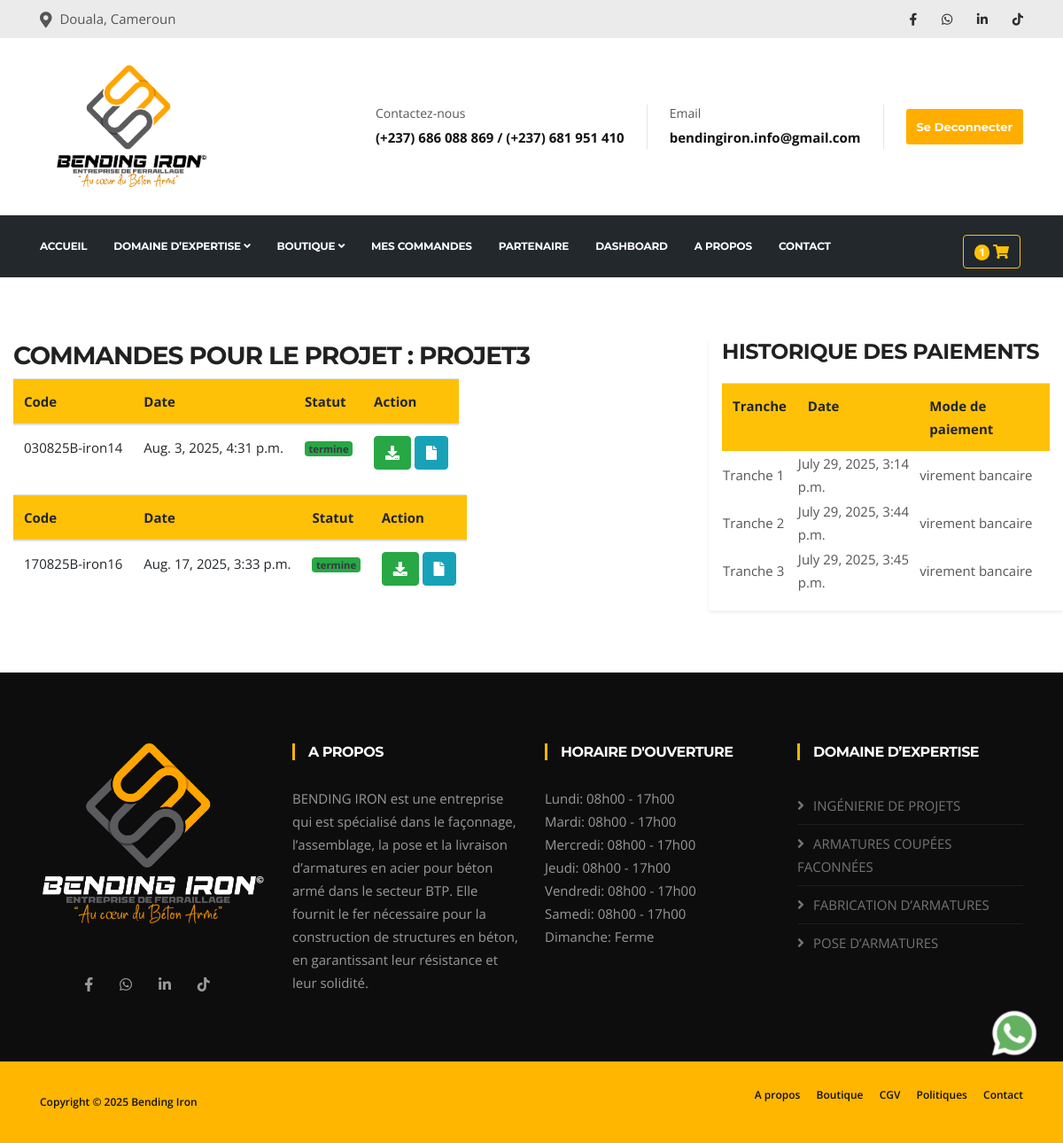
Screenshot of /partenaire/commandes/4/ (signed in) with the database file from the repository.
### partenaires/models.py (models this page shows, shortened)
class Projet(models.Model):
    partenariat=models.ForeignKey(Partenariats, on_delete=models.CASCADE)
    user = models.ForeignKey(User, on_delete=models.CASCADE)
    name=models.CharField(max_length=255, unique=True)
    statut=models.CharField(max_length=255, default='en cours')
    reduction=models.IntegerField(default=15)
    created_at= models.DateTimeField(auto_now_add=True)
    update_at= models.DateTimeField(auto_now=True)
    class Meta:
        constraints = [
            models.UniqueConstraint(fields=['name','partenariat'],name='unique_name_partenariat')
        ]
    def __str__(self):
        return self.name

class ProjetOrder(models.Model):
    projet = models.ForeignKey(Projet, on_delete=models.CASCADE)
    created_at = models.DateTimeField(auto_now_add=True)
    @property
    def get_statut_actuel(self):
        dernier_traiment = self.projet_order_name.order_by('-created_at').first()
        return dernier_traiment.statut if dernier_traiment else "Aucun traitement"

class TraimentOrder(models.Model):
    projet_order= models.ForeignKey(ProjetOrder,related_name='projet_order_name', on_delete=models.CASCADE)
    user = models.ForeignKey(User, on_delete=models.CASCADE)
    statut = models.CharField(max_length=20, choices=[
        ('en_attente', 'En attente'),
        ('en_production', 'En production'),
        ('pret_pour_livraison', 'Pret pour livraison'),
        ('termine', 'Livraison termine'),
    ], default='en_attente')
    created_at = models.DateTimeField(auto_now_add=True)  # ➕ important pour trier

class PaiementProjet(models.Model):
    TRANCHES = (
        (1, '1ère tranche'),
        (2, '2ème tranche'),
        (3, '3ème tranche'),
    )
    projet = models.ForeignKey('Projet', on_delete=models.CASCADE, related_name='paiements')
    tranche = models.PositiveSmallIntegerField(choices=TRANCHES)
    date_paiement = models.DateTimeField(default=timezone.now)
    user = models.ForeignKey(User, on_delete=models.SET_NULL, null=True, blank=True, related_name='paiements_enregistres')
    mode_paiement = models.CharField(max_length=100, blank=True, null=True)
    class Meta:
        unique_together = ('projet', 'tranche')  # On ne paie une tranche qu'une seule fois
        ordering = ['tranche']

### partenaires/views.py (the view)
# urls.py: path('commandes/<int:projet_id>/', historique_order, name='historique-order'),
@login_required
def historique_order(request, projet_id):
    projet = Projet.objects.get(pk=projet_id)
    orders = ProjetOrder.objects.filter(projet=projet).order_by('created_at')
    paiements =PaiementProjet.objects.filter(projet=projet_id).all()
    grouped_orders = defaultdict(list)
    for order in orders:
        created_minute = order.created_at.replace(second=0, microsecond=0)
        grouped_orders[created_minute].append(order)
    context = {
        'projet': projet,
        'paiements':paiements,
        'orders': orders
    }
    return render(request, 'historique.html', context)

### contact/context_processor.py (called while the page is built)
def unread_messages(request):
    pass
    unread_messages =Contact.get_unread_messages()
    return {
        'unread_messages_count': unread_messages.count(),
        'unread_messages': unread_messages,
    }

### contact/models.py (called while the page is built)
    @staticmethod
    def get_unread_messages():
        return Contact.objects.filter(is_read=False).order_by('-created_at').all()

### fer/context_processors.py (called while the page is built)
def seuil_critique_count(request):
    seuil_count = sum(1 for fer in Fer.objects.all() if fer.sueil_atteint)
    return {
        'fer_seuil_critique_count': seuil_count
    }

### fer/models.py (called while the page is built)
    @property
    def longueur_totale(self):
        total = self.mouvement_set.annotate(
            total_longueur=ExpressionWrapper(F('longueur_m') * F('quantite'), output_field=DecimalField())
        ).aggregate(longueur_totale=Sum('total_longueur'))['longueur_totale']
        return total or 0

    @property
    def sueil_atteint(self):
       if self.longueur_totale < self.longueur_critique :
           return True
       else :
           return False

### partenaires/context_proccessor.py (called while the page is built)
def order_en_attente(request):
    nb_en_attente = 0
    commandes = ProjetOrder.objects.all()
    for commande in commandes:
        dernier_traiment = TraimentOrder.objects.filter(projet_order=commande).order_by('-created_at').first()
        if dernier_traiment and dernier_traiment.statut == 'en_attente':
            nb_en_attente += 1
    return {
        'nb_order_partenaire': nb_en_attente
    }

### produits/models.py (called while the page is built)
    @property
    def prix_utile(self):
        return self.prix/12000

### usesOrders/context_proccessor.py (called while the page is built)
def panier_count(request):
    if request.user.is_authenticated:
        panier = Cart.objects.filter(user=request.user).first()
        if panier :
            items=CartItem.objects.filter(cart_id=panier.id)
            total_articles = items.count()
            if total_articles :
                total_articles = items.count()
            else :
                total_articles = 0
        else:
         total_articles = 0
    else:
        total_articles = 0  # Si l'utilisateur n'est pas connecté, il n'y a pas de panier
    return {'panier_count': total_articles,}

def commandes_en_attente(request):
    nb_en_attente = 0
    commandes = Order.objects.all()
    for commande in commandes:
        dernier_traiment = Traiment.objects.filter(order=commande).order_by('-created_at').first()
        if dernier_traiment and dernier_traiment.statut == 'en_attente':
            nb_en_attente += 1
    return {
        'nb_order': nb_en_attente
    }

### partenaires/templates/historique.html (shortened to what this page needs)
{% extends 'appf.html' %}
{% block 'content' %}
{% load static %}
{% load humanize %}
<section>
    <div class="container-fluid">
        <div class="row">
            <div class="col-md-8">
                <h2>Commandes pour le projet : {{ projet }}</h2>
                {% for order in orders%}
                <table class="table table-responsive">
                    <thead class="bg-warning">
                        <tr>
                            <th>Code</th>
                            <th>Date</th>
                            <th>Statut</th>
                            <th>Action</th>
                        </tr>
                    </thead>
                    <tbody>
                        <tr>
                            <td>{{order.created_at|date:"dmy"}}B-iron{{order.id}}</td>
                            <td>{{ order.created_at }}</td>
                            <th>
                                {%if order.get_statut_actuel == "termine" %}
                                <span class="badge bg-success text-dark">
                                    {{order.get_statut_actuel}}
                                </span>
                                {%endif%}
                            </th>
                           <td class='text-center'>
                                <a href="{% url 'download-bon' order.id %}" class='btn btn-success' name='supprimer'><i class="fas fa-download"></i></a>
                                <a href="{% url 'front.orders.details' order.id %}" class='btn btn-info' name='supprimer'><i class='fas fa-file'></i></a>
                            </td>
                        </tr>
                    </tbody>
                </table>
                {% empty %}
                <p>Aucune commande pour ce projet.</p>
                {% endfor %}
            </div>
            <div class="col-md-4 shadow-sm">
                <h3>Historique des paiements</h3>
                <table>
                    <thead class="table bordered bg-warning">
                        <tr>
                            <th>Tranche</th>
                            <th>Date</th>
                            <th>Mode de paiement</th>
                        </tr>
                    </thead>
                    <tbody>
                        {% for paiement in paiements %}
                        <tr>
                            <td>Tranche {{paiement.tranche}}</td>
                            <td>{{paiement.date_paiement}}</td>
                            <td>{{paiement.mode_paiement}}</td>
                        </tr>
                        {% empty %}
                        <p>Aucun paiement n'a ete effectué</p>
                        {% endfor %}
                    </tbody>
                </table>
            </div>
        </div>
    </div>
</section>
{% endblock %}t

### static/front/css/styles.css (style rules this page uses)
body { background: #fff; color: #555; }
body, p { font-family: "Open Sans", sans-serif; text-rendering: optimizeLegibility; -webkit-font-smoothing: antialiased !important; line-height: 26px; font-size: 15px; }
h1, h2, h3, h4, h5, h6 { color: #212121; font-weight: 700; font-family: "Montserrat", sans-serif; text-rendering: optimizeLegibility; -webkit-font-smoothing: antialiased !important; }
h2 { font-size: 28px; line-height: 36px; text-transform: uppercase; letter-spacing: -1px; }
h3 { font-size: 24px; margin-bottom: 20px; text-transform: uppercase; letter-spacing: -0.5px; }
html { overflow-x: hidden !important; width: 100%; height: 100%; position: relative; -webkit-font-smoothing: antialiased; text-rendering: optimizeLegibility; }
body { border: 0; margin: 0; padding: 0; }
a:link, a:visited { text-decoration: none; }
a { color: inherit; transition: 0.2s ease; }
section, .section-padding { padding: 70px 0; position: relative; }

### rows the page displays
Projet: name "PROJET3"
ProjetOrder: created_at "030825", id "14", created_at "Aug. 3, 2025, 4:31 p.m.", get_statut_actuel "termine"
ProjetOrder: created_at "170825", id "16", created_at "Aug. 17, 2025, 3:33 p.m.", get_statut_actuel "termine"
PaiementProjet: tranche "1", date_paiement "July 29, 2025, 3:14 p.m.", mode_paiement "virement bancaire"
PaiementProjet: tranche "2", date_paiement "July 29, 2025, 3:44 p.m.", mode_paiement "virement bancaire"
PaiementProjet: tranche "3", date_paiement "July 29, 2025, 3:45 p.m.", mode_paiement "virement bancaire"

### other values shown
{{ panier_count }} "1"
